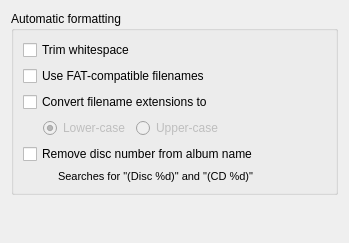
<?xml version="1.0" encoding="UTF-8"?>
<ui version="4.0">
 <class>SettingsPage4</class>
 <widget class="QWidget" name="SettingsPage4">
  <property name="geometry">
   <rect>
    <x>0</x>
    <y>0</y>
    <width>349</width>
    <height>243</height>
   </rect>
  </property>
  <property name="windowTitle">
   <string>Form</string>
  </property>
  <layout class="QVBoxLayout" name="verticalLayout">
   <item>
    <widget class="QGroupBox" name="groupBox">
     <property name="title">
      <string>Automatic formatting</string>
     </property>
     <layout class="QVBoxLayout" name="verticalLayout_2">
      <item>
       <widget class="QCheckBox" name="trimWhiteSpace">
        <property name="toolTip">
         <string>Removes spaces before first and after last word</string>
        </property>
        <property name="text">
         <string>Trim whitespace</string>
        </property>
        <property name="checked">
         <bool>false</bool>
        </property>
       </widget>
      </item>
      <item>
       <widget class="QCheckBox" name="safeFileNames">
        <property name="toolTip">
         <string>Removes illegal characters from filenames. Useful for portable media players etc.</string>
        </property>
        <property name="text">
         <string>Use FAT-compatible filenames</string>
        </property>
       </widget>
      </item>
      <item>
       <widget class="QCheckBox" name="convertExtensions">
        <property name="toolTip">
         <string>Convert filename extensions to either lower-case or upper-case</string>
        </property>
        <property name="text">
         <string>Convert filename extensions to</string>
        </property>
       </widget>
      </item>
      <item>
       <layout class="QHBoxLayout" name="horizontalLayout">
        <property name="bottomMargin">
         <number>0</number>
        </property>
        <item>
         <spacer name="horizontalSpacer">
          <property name="orientation">
           <enum>Qt::Horizontal</enum>
          </property>
          <property name="sizeType">
           <enum>QSizePolicy::Fixed</enum>
          </property>
          <property name="sizeHint" stdset="0">
           <size>
            <width>20</width>
            <height>20</height>
           </size>
          </property>
         </spacer>
        </item>
        <item>
         <widget class="QRadioButton" name="extensionsLowerCase">
          <property name="enabled">
           <bool>false</bool>
          </property>
          <property name="text">
           <string>Lower-case</string>
          </property>
          <property name="checked">
           <bool>true</bool>
          </property>
         </widget>
        </item>
        <item>
         <widget class="QRadioButton" name="extensionsUpperCase">
          <property name="enabled">
           <bool>false</bool>
          </property>
          <property name="text">
           <string>Upper-case</string>
          </property>
         </widget>
        </item>
        <item>
         <spacer name="horizontalSpacer_2">
          <property name="orientation">
           <enum>Qt::Horizontal</enum>
          </property>
          <property name="sizeHint" stdset="0">
           <size>
            <width>40</width>
            <height>20</height>
           </size>
          </property>
         </spacer>
        </item>
       </layout>
      </item>
      <item>
       <widget class="QCheckBox" name="removeDiscFromAlbum">
        <property name="text">
         <string>Remove disc number from album name</string>
        </property>
       </widget>
      </item>
      <item>
       <widget class="QLabel" name="label">
        <property name="font">
         <font>
          <pointsize>8</pointsize>
         </font>
        </property>
        <property name="text">
         <string>Searches for &quot;(Disc %d)&quot; and &quot;(CD %d)&quot;</string>
        </property>
        <property name="indent">
         <number>35</number>
        </property>
       </widget>
      </item>
     </layout>
    </widget>
   </item>
   <item>
    <spacer name="verticalSpacer">
     <property name="orientation">
      <enum>Qt::Vertical</enum>
     </property>
     <property name="sizeHint" stdset="0">
      <size>
       <width>20</width>
       <height>40</height>
      </size>
     </property>
    </spacer>
   </item>
  </layout>
 </widget>
 <resources/>
 <connections>
  <connection>
   <sender>convertExtensions</sender>
   <signal>toggled(bool)</signal>
   <receiver>extensionsLowerCase</receiver>
   <slot>setEnabled(bool)</slot>
   <hints>
    <hint type="sourcelabel">
     <x>178</x>
     <y>108</y>
    </hint>
    <hint type="destinationlabel">
     <x>107</x>
     <y>140</y>
    </hint>
   </hints>
  </connection>
  <connection>
   <sender>convertExtensions</sender>
   <signal>toggled(bool)</signal>
   <receiver>extensionsUpperCase</receiver>
   <slot>setEnabled(bool)</slot>
   <hints>
    <hint type="sourcelabel">
     <x>178</x>
     <y>108</y>
    </hint>
    <hint type="destinationlabel">
     <x>224</x>
     <y>140</y>
    </hint>
   </hints>
  </connection>
 </connections>
</ui>
